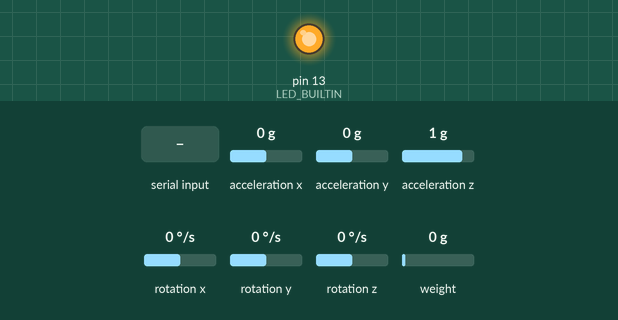
A sketch run on a simulated Arduino Uno, built for the host (arithmetic inside an expression is 32-bit, double 64-bit). Shown: output pins drawn as LEDs (lit = HIGH). Wiring (inferred from the names in the program): MPU-6050 motion sensor at I2C address 0x68. Inputs (shaded band) come from the test bench; at power-on: acceleration x 0 g, acceleration y 0 g, acceleration z 1 g, rotation x 0 °/s, rotation y 0 °/s, rotation z 0 °/s, weight on the scale 0 g. What the sketch prints to the serial monitor is not drawn.

Above: at 0.1 s.
At 2.8 s:
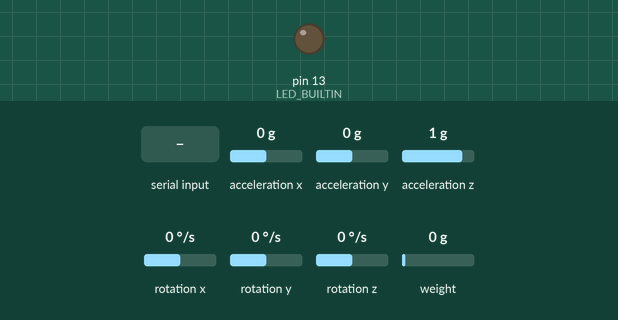
2.9 s: "C\n" received over Serial
4.4 s: "c\n" received over Serial
6.1 s: "s90\n" received over Serial
Timing chart, 0 to 9.1 s (numbered marks = the images above; inputs shaded):
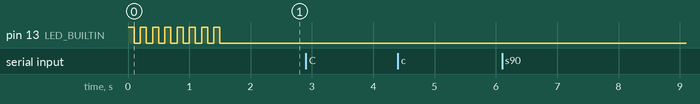

The sketch:

powermeter.ino
```cpp
#include "hx711.h"
#include <SPI.h>
#include <EEPROM.h>
#include <Wire.h>
#include <SoftwareSerial.h>
#include "LowPower.h"
#include <avr/sleep.h>    // Sleep Modes
#include <avr/power.h>

// Bluetooth baudrate. Most Bluetooth modules are configured to 9600 out-o-the-box which will
// give 40-60 samples/second. Using 38400 seems to not increase the rate much and also needs
// you to perform a configuration process of the Bluetooth module.
const int btrate = 9600;
//const int btrate = 38400;

bool debug = false;

// If the Android app fails to connect to the Powerino, try and set command_mode = false. But
// only do so if you have problems.
bool command_mode = true;

// Power usage when supplied with 3.6 V: 38 mA with these settings.
int gauge_sleep = 0;
int gauge_averages = 1;

int gyro_sleep = 0;
int gyro_averages = 4;

// The Bluetooth module must use hardware serial (i.e. the Arduino TX and RX pins) because the
// Arduino software serial library is unable to send and receive data simultaneously (sending
// disables incoming packet interrupts) which the smartphone apps depend on.
#define DEVICE Serial

// We connect the HX711 ADC to the Arduino pin 3 (for data) and 2 (for clock) and select an
// amplification gain of 32, which will implicitly make it sense on its channel B.
HX711 scale(3, 2, 32);

// Read voltage of the Vcc pin on the Arduino board.
float read_vcc() {
  long result;
  // Read 1.1V reference against AVcc
  ADMUX = _BV(REFS0) | _BV(MUX3) | _BV(MUX2) | _BV(MUX1);
  delay(2); // Wait for Vref to settle
  ADCSRA |= _BV(ADSC); // Convert
  while (bit_is_set(ADCSRA,ADSC));
  result = ADCL;
  result |= ADCH<<8;
  result = 1113500L / result; // Back-calculate AVcc in mV
  return result / 1000.;
}

void setup() {

  pinMode(LED_BUILTIN, OUTPUT);
  for(int i = 0; i < 8; i++) {
    digitalWrite(LED_BUILTIN, HIGH);
    delay(100);
    digitalWrite(LED_BUILTIN, LOW);
    delay(100);
  }

  Wire.begin();

  wake_gyro();
  gyro_sensitivity();

  // Bluetooth baudrate. Must match the configuration of the module.
  Serial.begin(btrate);
}

// Block until at least one incoming Bluetooth byte is available and return it.
char read_device() {
  int res;
  do {
    res = DEVICE.read();
  } while(res == -1);
  return res;
}

// From Bluetooth, read a positive integer given as human readable string, e.g. "1234". Read
// until first byte different from '0' - '9'.
int read_value() {
  String s = "";
  char b;
  do {
    b = read_device();
    if(b >= '0' && b <= '9') {
      s = s + b;
    }
  } while(b >= '0' && b <= '9');
  return s.toInt();
}


void read_command()
{
  if(DEVICE.available() > 0) {
    byte c = read_device();
    if(c == 'e') {
      if(read_device() == 'r') {
        read_eprom();
      }
      else {
        write_eprom();
        DEVICE.write("OK\n");
      }
    }
    else if(c == 's') {
      show_status();
    }
    else if(c == 'd') {
      debug = !debug;
      DEVICE.write("OK\n");
    }
    else if(c == 'p') {
      read_device();
      gyro_sleep = read_value();
      gauge_sleep = read_value();
      DEVICE.write("OK\n");
    }
    else if(c == 'C') {
        command_mode = true;
        DEVICE.write("OK\n");
    }
    else if(c == 'c') {
        command_mode = false;
    }
    else if(c == 'g') {
      read_device();
      gauge_averages = read_value();
      DEVICE.write("OK\n");
    }
    else if(c == 'y') {
      read_device();
      gyro_averages = read_value();
      DEVICE.write("OK\n");
    }
  }
}

// time in units of 100 microseconds
long us100_time()
{
  static unsigned long wraps = 0;
  static unsigned long last_m = 0;

  unsigned long m = micros();
  m = m & 0x0fffffff;

  if(m < last_m) {
    wraps++;
  }
  last_m = m;

  m = m >> 4;
  m = m | (wraps << 24);

  long ret = (double)m * 16. / 100.;
  return ret;
}

void loop() {
  bool gyro_is_awake = true;
  long gyro_event = 0;

  int gyro;
  int accel;
  int temp;

  // time1 is a sum of all durations that we sent to Bluetooth. By including that in our
  // calculations we avoid the problem of accumulating rounding errors.
  unsigned long time1 = us100_time();

  for(;;)
  {
    do {
      read_command();
    } while(command_mode);

    long voltage = scale.read_average(gauge_averages);
    unsigned long time2 = us100_time();

    unsigned long duration = time2 - time1;
    time1 += duration;

    read_command();


    if(gyro_sleep > 0) {
      if(time1 > gyro_event) {
        if(gyro_is_awake) {
          read_gyro(gyro, accel, temp, gyro_averages);
          sleep_gyro();
          gyro_is_awake = false;
          gyro_event = time1 + gyro_sleep * 10;
        }
        else if(!gyro_is_awake) {
          wake_gyro();
          gyro_is_awake = true;
          // It takes 100 ms for the gyro to wake up
          gyro_event = time1 + 100 * 10;
        }
      }
    }
    else {
      if(!gyro_is_awake) {
          wake_gyro();
          gyro_is_awake = true;
      }
      read_gyro(gyro, accel, temp, gyro_averages);
    }

    if(gauge_sleep > 0) {
      delay_idle(gauge_sleep);
    }

    read_command();

    if(!debug) {
      DEVICE.print(duration);
      DEVICE.print("\t");
    }

    DEVICE.print(voltage / 100);

    if(!debug) {
      DEVICE.print("\t");
      DEVICE.print(gyro / 10);
      DEVICE.print("\t");
      DEVICE.print(accel / 10);
    }

    DEVICE.print("\n");
  }

}

// Set gyro sensitivity to measure in the -2000 to 2000 degrees/second interval
void gyro_sensitivity()
{
  Wire.beginTransmission(0x68);
  Wire.write(0x1B);
  Wire.write(3 << 3);
  Wire.endTransmission(true);
}


// Return rotational velocity, pedal arm position (gravitational acceleration in gyro's Z
// direction, plus lots of noise from vibrations) and temperature
void read_gyro(int& gyro, int& accel, int& temp, int averages) {
  long accel_sum = 0;
  long gyro_sum = 0;
  for(int i = 0; i < averages; i++) {
    Wire.beginTransmission(0x68);
    Wire.write(0x3B + 2);  // starting with register 0x3B (ACCEL_XOUT_H)
    Wire.endTransmission(false);
    Wire.requestFrom(0x68,12,true);  // request a total of 14 registers
    accel_sum += Wire.read()<<8|Wire.read();  // 0x3F (ACCEL_ZOUT_H) & 0x40 (ACCEL_ZOUT_L)
    Wire.read()<<8; Wire.read();  // 0x45 (GYRO_YOUT_H) & 0x46 (GYRO_YOUT_L)
    temp = Wire.read()<<8|Wire.read();  // 0x41 (TEMP_OUT_H) & 0x42 (TEMP_OUT_L)
    Wire.read()<<8; Wire.read();  // 0x43 (GYRO_XOUT_H) & 0x44 (GYRO_XOUT_L)
    Wire.read()<<8; Wire.read();  // 0x45 (GYRO_YOUT_H) & 0x46 (GYRO_YOUT_L)
    gyro_sum += Wire.read()<<8|Wire.read();  // 0x47 (GYRO_ZOUT_H) & 0x48 (GYRO_ZOUT_L)  return GyZ;
  }
  accel = accel_sum / averages;
  gyro = gyro_sum / averages;
}

void sleep_gyro()
{
  // Put gyro into sleep mode. It uses 0.5 mA in sleep and 4 mA awake.
  Wire.beginTransmission(0x68);
  Wire.write(0x6B);   // PWR_MGMT_1 register
  Wire.write(64);     // set to 1 (sleep the MPU-6050)
  Wire.endTransmission(true);
}

void wake_gyro()
{
  // Wake up gyro from sleep mode. You should wait for 100 ms before reading it! Reading it
  // before that time may give inaccurate values.
  Wire.beginTransmission(0x68);
  Wire.write(0x6B);  // PWR_MGMT_1 register
  Wire.write(0);     // set to zero (wakes up the MPU-6050)
  Wire.endTransmission(true);
}

// User has sent a "read eprom" command such as "re 8 2". Read the requested address and
// byte count and dump the contents
void read_eprom() {
  read_device();
  int address = read_value();
  int count = read_value();

  DEVICE.print("eprom\t");
  DEVICE.print(address);
  DEVICE.print("\t");
  DEVICE.print(count);
  DEVICE.print("\t");

  for(int i = 0; i < count; i++) {
    byte value = EEPROM.read(i + address);
    if(i != 0) {
      DEVICE.print("\t");
    }
    DEVICE.print(value);
  }
  DEVICE.print("\n");
}

// User requested a "write eprom" command, such as "ew 8 4 111 222 111 222". Read address
// and byte count, and then read the payload that must be stored
void write_eprom() {
  read_device();
  int address = read_value();
  int count = read_value();

  for(int i = 0; i < count; i++) {
    int value = read_value();
    EEPROM.write(i + address, value);
  }
}

// Show battery level and temperature
void show_status() {
  float vcc = read_vcc();

  DEVICE.print("vcc\t");
  DEVICE.print(vcc);
  DEVICE.print("\nbattery\t");
  float adc = analogRead(2);
  float bat = (adc / 1024.0) * vcc * 2; // * 2 due to the resistors
  DEVICE.print(bat);
  DEVICE.print("\n");
  DEVICE.print("version\t2\n");

  int dummy;
  int temp;
  read_gyro(dummy, dummy, temp, 1);
  float t = temp/340.00+36.53;
  DEVICE.print("temperature\t");
  DEVICE.print(t, 1);
  DEVICE.print("\n");
}

// Delay that puts the Arduino in sleep mode to save power. Saves 3 mA compared to delay().
void delay_idle(long milliseconds)
{
  long start = micros();
  while (micros() - start < milliseconds * 1000) {
    set_sleep_mode(SLEEP_MODE_IDLE);
    sleep_enable();
    sleep_mode();
    sleep_disable();
    read_command();
  }
}
```

Measured:
- after the input at 2.9 s, every drawn part: stays the same
- after the input at 4.4 s, every drawn part: stays the same
- after the input at 6.1 s, every drawn part: stays the same
